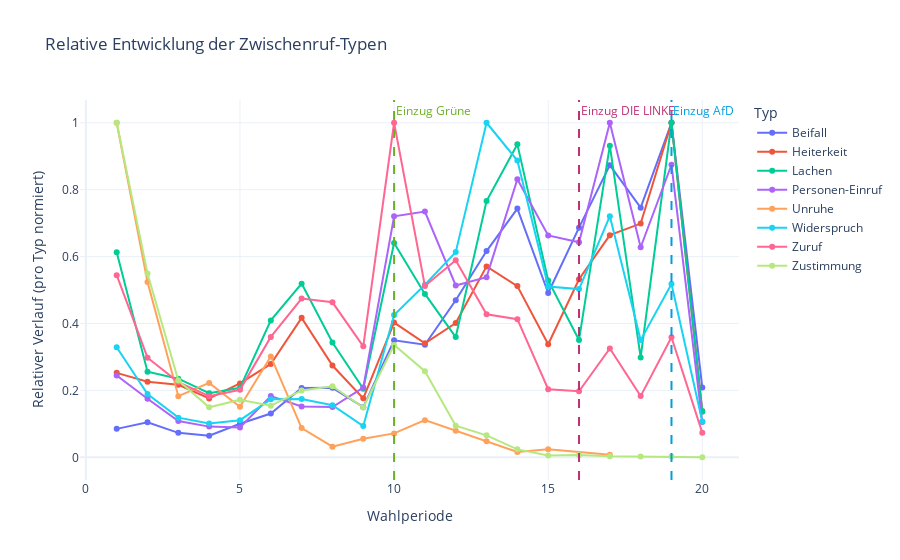

Notebook code for this chart:
### Code cell
import plotly.graph_objects as go

fig = go.Figure()

# Jede Zwischenruf-Art separat normieren und hinzufügen
for typ, df_typ in grouped_all.groupby("type"):
    rel_anzahl = df_typ["anzahl"] / df_typ["anzahl"].max()  # Normierung pro Typ
    
    fig.add_trace(
        go.Scatter(
            x=df_typ["electoral_term"],
            y=rel_anzahl,
            mode="lines+markers",
            name=typ
        )
    )

# Vertikale Linien für Parteieinzüge
einzug_wahlperioden = {
    "Grüne": 10,
    "DIE LINKE.": 16,
    "AfD": 19
}

farben_linie = {
    "Grüne": "#6AB023",
    "DIE LINKE.": "#BE3075",
    "AfD": "#009EE0"
}

for partei, wahlperiode in einzug_wahlperioden.items():
    fig.add_vline(
        x=wahlperiode,
        line_width=2,
        line_dash="dash",
        line_color=farben_linie[partei],
        annotation_text=f"Einzug {partei}",
        annotation_position="top right",
        annotation_font_color=farben_linie[partei]
    )

# Layout
fig.update_layout(
    title="Relative Entwicklung der Zwischenruf-Typen",
    xaxis_title="Wahlperiode",
    yaxis_title="Relativer Verlauf (pro Typ normiert)",
    legend_title="Typ",
    template="plotly_white"
)

fig.show()

### Figure 1 — Plotly figure (JSON) as saved in the notebook; plotly's stock layout.template omitted (floating-point values rounded to 4 significant figures)
{"data": [{"mode": "lines+markers", "name": "Beifall", "type": "scatter", "x": [1, 2, 3, 4, 5, 6, 7, 8, 9, 10, 11, 12, 13, 14, 15, 16, 17, 18, 19, 20], "y": [0.08501, 0.1046, 0.07311, 0.06467, 0.1002, 0.131, 0.2072, 0.2077, 0.1499, 0.3498, 0.3363, 0.4695, 0.6165, 0.7435, 0.4912, 0.6865, 0.8732, 0.7462, 1, 0.2084]}, {"mode": "lines+markers", "name": "Heiterkeit", "type": "scatter", "x": [1, 2, 3, 4, 5, 6, 7, 8, 9, 10, 11, 12, 13, 14, 15, 16, 17, 18, 19, 20], "y": [0.2524, 0.2261, 0.2166, 0.1758, 0.221, 0.279, 0.4168, 0.2743, 0.1762, 0.4027, 0.3407, 0.4015, 0.5706, 0.5118, 0.3379, 0.5322, 0.6641, 0.6986, 1, 0.1381]}, {"mode": "lines+markers", "name": "Lachen", "type": "scatter", "x": [1, 2, 3, 4, 5, 6, 7, 8, 9, 10, 11, 12, 13, 14, 15, 16, 17, 18, 19, 20], "y": [0.6127, 0.2556, 0.2351, 0.1914, 0.2077, 0.4092, 0.5191, 0.343, 0.2048, 0.6407, 0.4884, 0.3593, 0.7659, 0.9354, 0.5285, 0.3508, 0.9315, 0.2987, 1, 0.136]}, {"mode": "lines+markers", "name": "Personen-Einruf", "type": "scatter", "x": [1, 2, 3, 4, 5, 6, 7, 8, 9, 10, 11, 12, 13, 14, 15, 16, 17, 18, 19, 20], "y": [0.2445, 0.1751, 0.1086, 0.09174, 0.08915, 0.183, 0.1517, 0.1503, 0.2085, 0.7203, 0.7347, 0.5136, 0.5385, 0.8311, 0.6632, 0.6427, 1, 0.6278, 0.8744, 0.1053]}, {"mode": "lines+markers", "name": "Unruhe", "type": "scatter", "x": [1, 2, 3, 4, 5, 6, 7, 8, 9, 10, 11, 12, 13, 14, 15, 17], "y": [1, 0.5238, 0.1825, 0.2222, 0.1508, 0.3016, 0.0873, 0.03175, 0.05556, 0.07143, 0.1111, 0.07937, 0.04762, 0.01587, 0.02381, 0.007937]}, {"mode": "lines+markers", "name": "Widerspruch", "type": "scatter", "x": [1, 2, 3, 4, 5, 6, 7, 8, 9, 10, 11, 12, 13, 14, 15, 16, 17, 18, 19, 20], "y": [0.3291, 0.1894, 0.1185, 0.1013, 0.1109, 0.1733, 0.1741, 0.1557, 0.09327, 0.4255, 0.5156, 0.6133, 1, 0.8871, 0.5104, 0.5028, 0.7206, 0.3503, 0.518, 0.1069]}, {"mode": "lines+markers", "name": "Zuruf", "type": "scatter", "x": [1, 2, 3, 4, 5, 6, 7, 8, 9, 10, 11, 12, 13, 14, 15, 16, 17, 18, 19, 20], "y": [0.5445, 0.2977, 0.2248, 0.1825, 0.2016, 0.3598, 0.4746, 0.4633, 0.3316, 1, 0.5122, 0.5892, 0.4273, 0.4129, 0.2034, 0.1973, 0.3252, 0.1829, 0.3589, 0.07311]}, {"mode": "lines+markers", "name": "Zustimmung", "type": "scatter", "x": [1, 2, 3, 4, 5, 6, 7, 8, 9, 10, 11, 12, 13, 14, 15, 16, 17, 18, 19, 20], "y": [1, 0.549, 0.2298, 0.1494, 0.1721, 0.1541, 0.1999, 0.2123, 0.1489, 0.3358, 0.2575, 0.09447, 0.06558, 0.02369, 0.005633, 0.006789, 0.003394, 0.002672, 0.002383, 0.0001444]}], "layout": {"annotations": [{"font": {"color": "#6AB023"}, "showarrow": false, "text": "Einzug Grüne", "x": 10, "xanchor": "left", "xref": "x", "y": 1, "yanchor": "top", "yref": "y domain"}, {"font": {"color": "#BE3075"}, "showarrow": false, "text": "Einzug DIE LINKE.", "x": 16, "xanchor": "left", "xref": "x", "y": 1, "yanchor": "top", "yref": "y domain"}, {"font": {"color": "#009EE0"}, "showarrow": false, "text": "Einzug AfD", "x": 19, "xanchor": "left", "xref": "x", "y": 1, "yanchor": "top", "yref": "y domain"}], "legend": {"title": {"text": "Typ"}}, "shapes": [{"line": {"color": "#6AB023", "dash": "dash", "width": 2}, "type": "line", "x0": 10, "x1": 10, "xref": "x", "y0": 0, "y1": 1, "yref": "y domain"}, {"line": {"color": "#BE3075", "dash": "dash", "width": 2}, "type": "line", "x0": 16, "x1": 16, "xref": "x", "y0": 0, "y1": 1, "yref": "y domain"}, {"line": {"color": "#009EE0", "dash": "dash", "width": 2}, "type": "line", "x0": 19, "x1": 19, "xref": "x", "y0": 0, "y1": 1, "yref": "y domain"}], "title": {"text": "Relative Entwicklung der Zwischenruf-Typen"}, "xaxis": {"title": {"text": "Wahlperiode"}}, "yaxis": {"title": {"text": "Relativer Verlauf (pro Typ normiert)"}}}}
